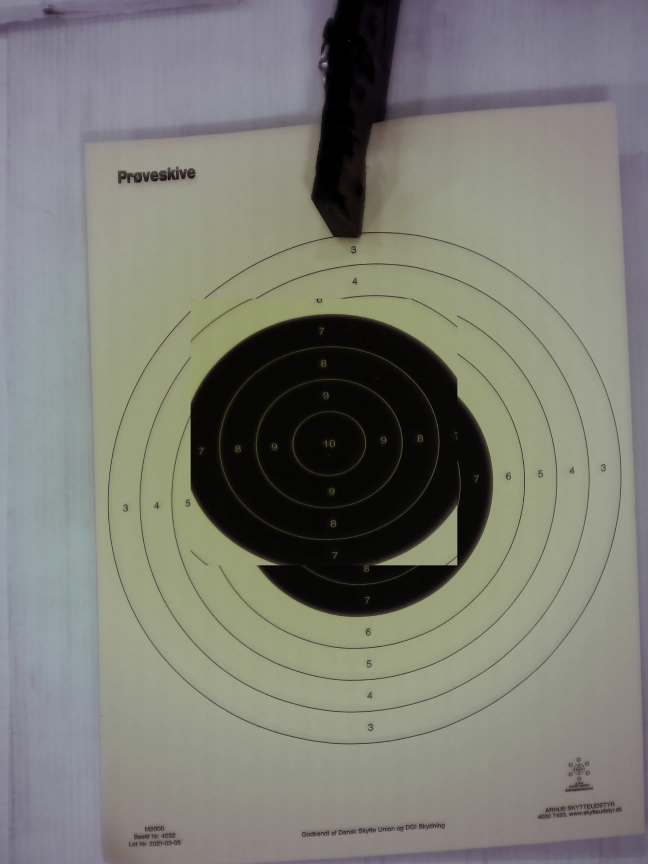
#> input picture test_corrected.jpg, 1944 x 2592 px, given in place of capture_20250921_163306.jpg, which was not available (shown at 1/3 size)
$ python test_bullet_holes_final.py
#> lines starting #> are read from the running program, lines starting #| are printed output that depends on the picture; after the words box and inside, x2 and y2 are one past the last pixel; in counts of white or black regions, pixels touching at a corner belong together; pictures that were not available may be replaced by others from this repository, and a replacement may not be noted
#> in test_final_bullet_hole_detection, frame is the input picture: shape (2592, 1944, 3); mean B, G, R 116.2, 124.1, 123.8
#| Image dimensions: (2592, 1944, 3)
### target_detection.py
#!/usr/bin/env python3
"""
Target Detection Module
Detects shooting target circles and bullet holes using OpenCV
"""

import cv2
import numpy as np
import time
import yaml
import os


class TargetDetector:
    """Detects shooting targets and bullet holes"""

    def __init__(self):
        self.target_center = None
        self.target_radius = None
        self.detection_enabled = True

        # Detection stability
        self.detection_history = []
        self.max_history = 5
        self.stable_detection = None
        self.detection_confidence = 0

        # Outer circle detection
        self.outer_circle = None
        self.outer_circle_history = []
        self.stable_outer_circle = None
        self.outer_confidence = 0

        # Performance optimization - periodic detection
        self.last_detection_time = 0
        self.detection_interval = 1.0  # Run detection every 1 second
        self.cached_inner_result = None
        self.cached_outer_result = None

        # Frame change detection
        self.last_frame_gray = None
        self.frame_change_threshold = 0.05  # 5% change triggers re-detection

        # Perspective correction
        self.target_corners = None
        self.perspective_matrix = None
        self.min_target_area_ratio = 0.01  # Minimum 1% of frame area

        # Debug visualization
        self.debug_mode = False
        self.debug_type = "combined"  # "combined", "perspective", "circles"
        self.debug_frame = None
        self.debug_contours = None
        self.corner_debug_frame = None
        self.circle_debug_frame = None

        # Calibration mode for perspective detection
        self.calibration_mode = False  # When true, performs detection on demand

        # Debug frames
        self.corrected_debug_frame = None  # For perspective-corrected debug view

    # [121 lines left out: function detect_black_circle_improved, not called in this run]

    def detect_outer_circle(self, frame, inner_circle=None):
        """
        Detect the outermost thin black circle using edge detection
        Automatically scales parameters based on frame resolution
        """
        # Convert to grayscale
        gray = cv2.cvtColor(frame, cv2.COLOR_BGR2GRAY)
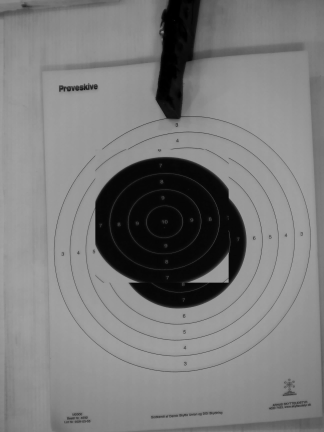
#> gray: shape (2592, 1944) (shown at 1/6 size); min 0, max 210, mean 123.1

        # Get frame dimensions for scaling
        h, w = frame.shape[:2]
        scale_factor = max(w / 640, h / 480)

        # Apply Gaussian blur to reduce noise - scale blur kernel
        blur_size = max(5, int(5 * scale_factor) | 1)  # Ensure odd number
        blurred = cv2.GaussianBlur(gray, (blur_size, blur_size), 1)

        # Use Canny edge detection to find edges
        edges = cv2.Canny(blurred, 50, 150, apertureSize=3)
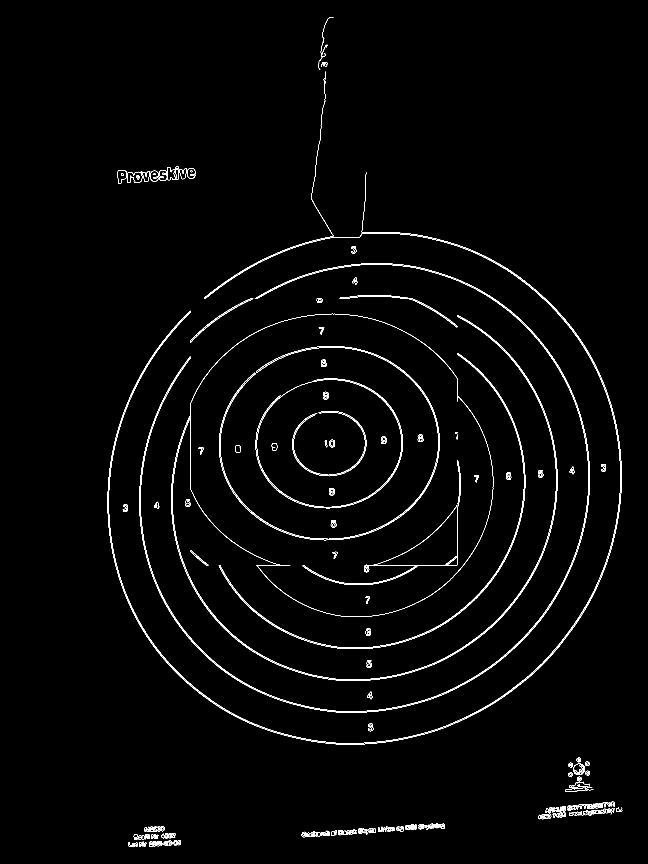
#> edges: shape (2592, 1944) (shown at 1/3 size); 1.2% white in thin lines or dots, all inside (x1, y1, x2, y2) = (323, 52, 1867, 2541)

        # Scale parameters for HoughCircles
        min_dist = int(50 * scale_factor)
        min_radius = int(100 * scale_factor)
        max_radius = int(500 * scale_factor)
        param2 = max(15, int(25 * scale_factor / 2))  # Lower threshold for larger images

        # Use HoughCircles specifically for edge-based circle detection
        circles = cv2.HoughCircles(
            edges,
            cv2.HOUGH_GRADIENT,
            dp=1,                    # Inverse ratio of accumulator resolution
            minDist=min_dist,        # Minimum distance between circle centers
            param1=50,               # Upper threshold for edge detection (already applied)
            param2=param2,           # Accumulator threshold for center detection
            minRadius=min_radius,    # Minimum radius for outer circle
            maxRadius=max_radius     # Maximum radius for outer circle
        )
#> circles = [[1055.5, 1500.5, 733.5], [1105.5, 1231.5, 905.4], [1105.5, 532.5, 1094]]

        if circles is not None:
            circles = np.round(circles[0, :]).astype("int")
#> circles = [[1056, 1500, 734], [1106, 1232, 905], [1106, 532, 1094]]

            best_outer_circle = None
            best_score = 0

            for (x, y, r) in circles:
                # Check if circle is within frame bounds
                h, w = frame.shape[:2]
                if (x - r < 0 or y - r < 0 or
                    x + r >= w or y + r >= h):
                    continue

                # If we have an inner circle, outer should be concentric and larger
                if inner_circle is not None:
                    inner_x, inner_y, inner_r = inner_circle
                    distance_between_centers = np.sqrt((x - inner_x)**2 + (y - inner_y)**2)

                    # Scale distance thresholds
                    max_center_distance = int(30 * scale_factor)
                    min_radius_diff = int(20 * scale_factor)

                    # Centers should be close (concentric) and outer should be larger
                    if distance_between_centers > max_center_distance or r <= inner_r + min_radius_diff:
                        continue

                # Prefer circles closer to center of frame
                center_x, center_y = w // 2, h // 2
                distance_from_center = np.sqrt((x - center_x)**2 + (y - center_y)**2)
                max_distance = np.sqrt(center_x**2 + center_y**2)
                center_score = 1.0 - (distance_from_center / max_distance)

                # Check edge density around the circle perimeter
                edge_score = self._calculate_edge_score(edges, (x, y), r)

                # Combined score
                score = center_score * 0.4 + edge_score * 0.6

                if score > best_score:
                    best_score = score
                    best_outer_circle = (x, y, r)
#> this loop made 3 passes
#> (r, center_x, center_y, distance_from_center, max_distance, center_score) on pass 1: (734, 972, 1296, 220.6, 1620, 0.864)
#> after the loop, best_score = 0.446

            return best_outer_circle

    # [87 lines left out: function detect_outer_circle_ellipse_based, not called in this run]

    def _calculate_edge_score(self, edges, center, radius):
        """
        Calculate how many edge pixels are on the circle perimeter
        """
        x, y = center
        edge_count = 0
        total_points = 0

        # Sample points around the circle
        for angle in range(0, 360, 5):  # Sample every 5 degrees
            angle_rad = np.radians(angle)
            px = int(x + radius * np.cos(angle_rad))
            py = int(y + radius * np.sin(angle_rad))

            if 0 <= px < edges.shape[1] and 0 <= py < edges.shape[0]:
                total_points += 1
                if edges[py, px] > 0:  # Edge pixel found
                    edge_count += 1

        return edge_count / total_points if total_points > 0 else 0

    # [781 lines left out: functions _has_significant_frame_change, _should_run_detection, detect_rectangular_target, _draw_debug_info, _order_corners, get_perspective_transform and 10 more, not called in this run]

    def set_detection_enabled(self, enabled):
        """Enable or disable target detection"""
        self.detection_enabled = enabled

    # [8 lines left out: function force_detection, not called in this run]

    def set_detection_interval(self, interval):
        """Set detection interval in seconds"""
        self.detection_interval = max(0.1, interval)  # Minimum 0.1 seconds

    # [7 lines left out: function get_corrected_target_image, not called in this run]

    def set_debug_mode(self, enabled):
        """Enable or disable debug visualization mode"""
        self.debug_mode = enabled

    # [78 lines left out: functions set_debug_type, get_debug_frame, get_debug_frame_jpeg, generate_debug_frame, not called in this run]

    def get_corrected_debug_frame(self):
        """Get perspective-corrected frame for debugging"""
        return self.corrected_debug_frame

    # [61 lines left out: functions _create_combined_debug_frame, get_detection_status, not called in this run]

    def save_perspective_calibration(self, camera_resolution=None):
        """Deprecated: Perspective calibration is now handled by CameraController"""
        return False, "Perspective calibration is now handled by CameraController"

    def load_perspective_calibration(self):
        """Deprecated: Perspective calibration is now handled by CameraController"""
        return False, "Perspective calibration is now handled by CameraController"

    def calibrate_perspective(self, frame):
        """Deprecated: Perspective calibration is now handled by CameraController"""
        return False, "Perspective calibration is now handled by CameraController"

    # [4 lines left out: function set_calibration_mode, not called in this run]


    def get_perspective_matrix(self):
        """Get the current perspective matrix for main stream correction"""
        return self.perspective_matrix

### test_bullet_holes_final.py
#!/usr/bin/env python3
"""
Final optimized bullet hole detection test
Uses multiple detection methods with sensitive parameters to find all 10 holes
"""

import cv2
import numpy as np
from target_detection import TargetDetector
from scipy import ndimage

def test_final_bullet_hole_detection():
    """Test bullet hole detection with optimized parameters for all 10 holes"""

    # Load the test image
    image_path = "captures/capture_20250921_163306.jpg"
    frame = cv2.imread(image_path)

    if frame is None:
        print(f"Error: Could not load image {image_path}")
        return

    print(f"Loaded image: {image_path}")
    print(f"Image dimensions: {frame.shape}")

    # Initialize target detector
    detector = TargetDetector()
    detector.set_detection_enabled(True)
    detector.bullet_hole_detection_enabled = True

    # Detect outer circle to find center area
    outer_result = detector.detect_outer_circle(frame)
#> outer_result = (1056, 1500, 734)

    if outer_result is None:
        print("No outer target detected - cannot proceed")
        return

    outer_x, outer_y, outer_radius = outer_result
#> outer_x = 1056; outer_y = 1500; outer_radius = 734
    print(f"Outer target: center=({outer_x}, {outer_y}), radius={outer_radius}")
#| Outer target: center=(1056, 1500), radius=734

    # Estimate inner black circle area
    inner_radius = int(outer_radius * 0.4)
#> inner_radius = 293
    inner_x, inner_y = outer_x, outer_y
#> inner_x = 1056; inner_y = 1500
    print(f"Estimated inner area: center=({inner_x}, {inner_y}), radius={inner_radius}")
#| Estimated inner area: center=(1056, 1500), radius=293

    # Enhanced bullet hole detection
    print(f"\n=== Enhanced Multi-Method Detection ===")
    all_holes = detect_all_bullet_holes(frame, inner_x, inner_y, inner_radius)

    print(f"Total holes found: {len(all_holes)}")
    for i, (x, y, radius, confidence, method) in enumerate(all_holes):
        print(f"  Hole {i+1}: pos=({x}, {y}), r={radius}, conf={confidence:.3f}, method={method}")

    # Create final visualization
    overlay_frame = frame.copy()

    # Draw outer circle
    cv2.circle(overlay_frame, (outer_x, outer_y), outer_radius, (255, 0, 0), 3)

    # Draw estimated inner area
    cv2.circle(overlay_frame, (inner_x, inner_y), inner_radius, (0, 255, 0), 3)

    # Draw all detected holes
    for i, (x, y, radius, confidence, method) in enumerate(all_holes):
        # Color by method
        if method == "hough":
            color = (0, 0, 255)  # Red for Hough circles
        elif method == "contour":
            color = (0, 165, 255)  # Orange for contours
        elif method == "distance":
            color = (255, 0, 255)  # Magenta for distance transform
        else:
            color = (0, 255, 255)  # Yellow for other methods

        # Draw hole
        cv2.circle(overlay_frame, (x, y), max(10, radius), color, 2)
        cv2.circle(overlay_frame, (x, y), 3, color, -1)

        # Draw number
        cv2.putText(overlay_frame, str(i + 1), (x + 15, y - 15),
                   cv2.FONT_HERSHEY_SIMPLEX, 0.8, color, 2)

    # Draw summary info
    cv2.putText(overlay_frame, f"Total Holes: {len(all_holes)}", (20, 60),
               cv2.FONT_HERSHEY_SIMPLEX, 1.2, (255, 255, 255), 3)

    # Add method legend
    y_pos = 120
    cv2.putText(overlay_frame, "Methods:", (20, y_pos), cv2.FONT_HERSHEY_SIMPLEX, 0.8, (255, 255, 255), 2)
    cv2.putText(overlay_frame, "Red=Hough, Orange=Contour, Magenta=Distance", (20, y_pos + 30),
               cv2.FONT_HERSHEY_SIMPLEX, 0.6, (255, 255, 255), 2)

    # Save result
    output_path = "bullet_holes_final_result.jpg"
    cv2.imwrite(output_path, overlay_frame)
    print(f"Final result saved to: {output_path}")

def detect_all_bullet_holes(frame, center_x, center_y, search_radius):
    """Comprehensive bullet hole detection using multiple methods"""
#> called with center_x = 1056, center_y = 1500, search_radius = 293

    # Create larger ROI to catch edge holes
    margin = 100
    x1 = max(0, center_x - search_radius - margin)
#> x1 = 663
    y1 = max(0, center_y - search_radius - margin)
#> y1 = 1107
    x2 = min(frame.shape[1], center_x + search_radius + margin)
#> x2 = 1449
    y2 = min(frame.shape[0], center_y + search_radius + margin)
#> y2 = 1893

    roi = frame[y1:y2, x1:x2]
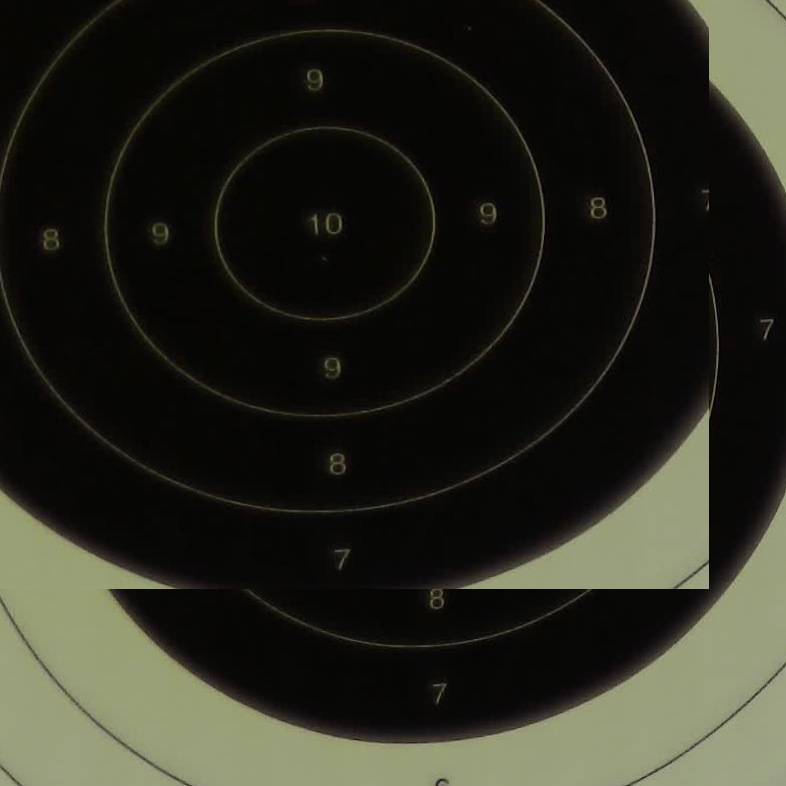
#> roi: shape (786, 786, 3); mean B, G, R 31.1, 40.7, 40.2
    gray_roi = cv2.cvtColor(roi, cv2.COLOR_BGR2GRAY)
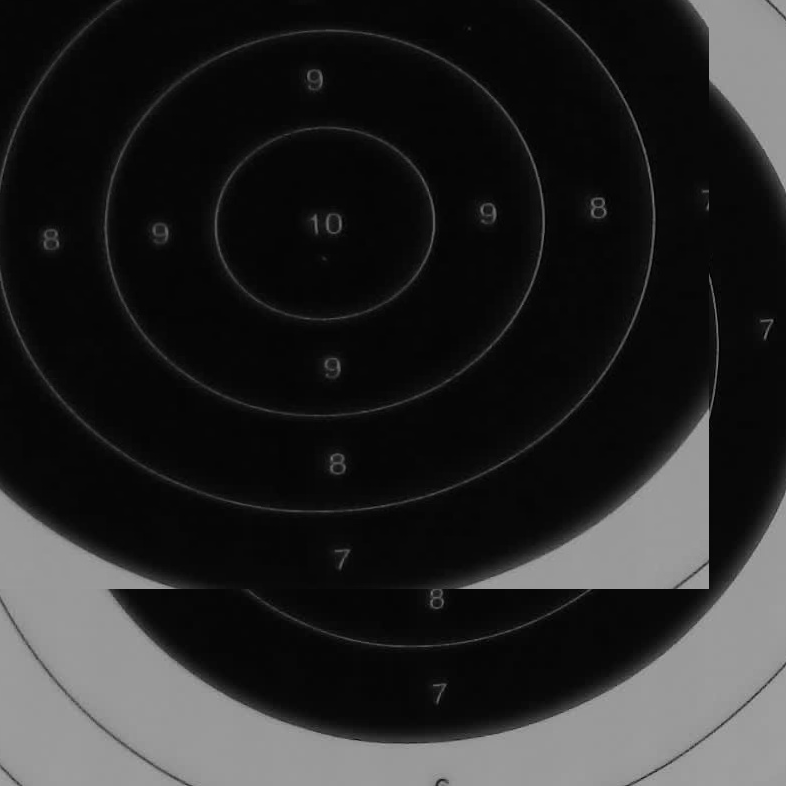
#> gray_roi: shape (786, 786); min 0, max 172, mean 39.5

    all_holes = []

    # Method 1: Multiple Hough Circle passes with different parameters
    print("Running Hough circle detection...")
    hough_params = [
        {'dp': 1, 'minDist': 10, 'param1': 50, 'param2': 20, 'minRadius': 3, 'maxRadius': 25},
        {'dp': 1, 'minDist': 8, 'param1': 40, 'param2': 15, 'minRadius': 2, 'maxRadius': 20},
        {'dp': 2, 'minDist': 15, 'param1': 60, 'param2': 25, 'minRadius': 4, 'maxRadius': 30}
    ]

    for params in hough_params:
        blurred = cv2.GaussianBlur(gray_roi, (3, 3), 0)
        circles = cv2.HoughCircles(blurred, cv2.HOUGH_GRADIENT, **params)

        if circles is not None:
            circles = np.round(circles[0, :]).astype("int")
            for (x, y, r) in circles:
                full_x, full_y = x + x1, y + y1
                dist = np.sqrt((full_x - center_x)**2 + (full_y - center_y)**2)
                if dist <= search_radius:
                    all_holes.append((full_x, full_y, r, 0.8, "hough"))
#> after the loop, all_holes = 48 items, first 6: (1151, 1319, 9, 0.8, 'hough'), (823, 1339, 9, 0.8, 'hough'), (997, 1329, 10, 0.8, 'hough'), (995, 1471, 5, 0.8, 'hough'), (1151, 1319, 9, 0.8, 'hough'), (823, 1339, 9, 0.8, 'hough')

    # Method 2: Contour-based detection with multiple thresholds
    print("Running contour detection...")
    thresholds = [40, 50, 60, 70]

    for thresh in thresholds:
        _, binary = cv2.threshold(gray_roi, thresh, 255, cv2.THRESH_BINARY_INV)

        # Apply morphological operations to clean up
        kernel = cv2.getStructuringElement(cv2.MORPH_ELLIPSE, (3, 3))
        binary = cv2.morphologyEx(binary, cv2.MORPH_CLOSE, kernel)

        contours, _ = cv2.findContours(binary, cv2.RETR_EXTERNAL, cv2.CHAIN_APPROX_SIMPLE)

        for contour in contours:
            area = cv2.contourArea(contour)
            if 15 < area < 1000:
                # Check circularity
                perimeter = cv2.arcLength(contour, True)
                if perimeter > 0:
                    circularity = 4 * np.pi * area / (perimeter * perimeter)
                    if circularity > 0.3:  # More lenient circularity
                        (x, y), radius = cv2.minEnclosingCircle(contour)
                        x, y, radius = int(x), int(y), int(radius)

                        full_x, full_y = x + x1, y + y1
                        dist = np.sqrt((full_x - center_x)**2 + (full_y - center_y)**2)
                        if dist <= search_radius and radius > 2:
                            conf = min(0.9, circularity + 0.2)
                            all_holes.append((full_x, full_y, radius, conf, "contour"))
#> this loop made 4 passes
#> pass 1, in detect_all_bullet_holes, `binary = cv2.morphologyEx(binary, cv2.MORPH_CLOSE, kernel)`:
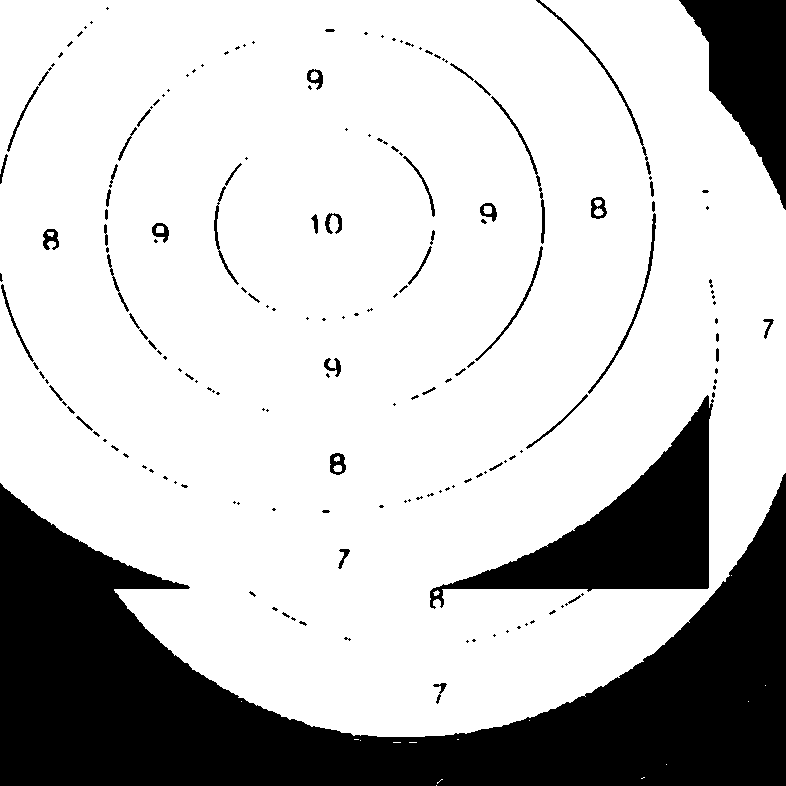
#> binary: shape (786, 786); 76.9% white; 180 black regions (121 under 20 px), largest, box (x1, y1, x2, y2) and area: (0, 473, 786, 786) 104101, (430, 395, 714, 609) 19772, (679, 0, 786, 210) 11561
#> pass 2, in detect_all_bullet_holes, `_, binary = cv2.threshold(gray_roi, thresh, 255, cv2.THRESH_BINARY_INV)`:
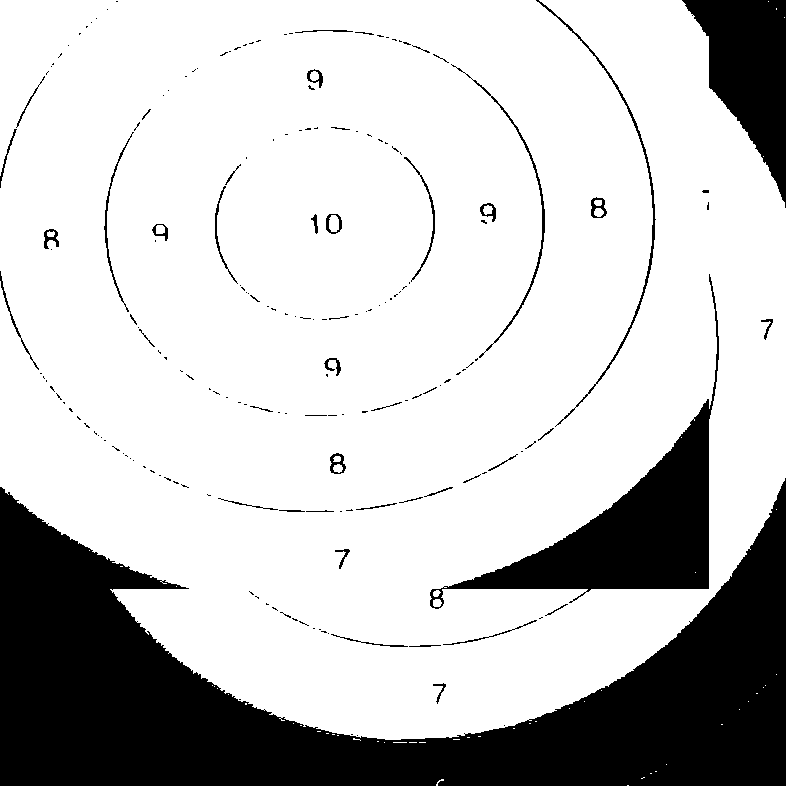
#> binary: shape (786, 786); 77.6% white; 190 black regions (140 under 20 px), largest, box (x1, y1, x2, y2) and area: (0, 478, 786, 786) 101816, (430, 274, 719, 609) 19249, (682, 0, 786, 208) 11154

    # Method 3: Distance transform for overlapping holes
    print("Running distance transform detection...")
    _, binary = cv2.threshold(gray_roi, 45, 255, cv2.THRESH_BINARY_INV)
#> binary: shape (786, 786); 77% white; 122 black regions (74 under 20 px), largest, box (x1, y1, x2, y2) and area: (0, 471, 786, 786) 103057, (430, 274, 719, 616) 19704, (681, 0, 786, 209) 11346
#> (the rest of the program and of its run is left out)
